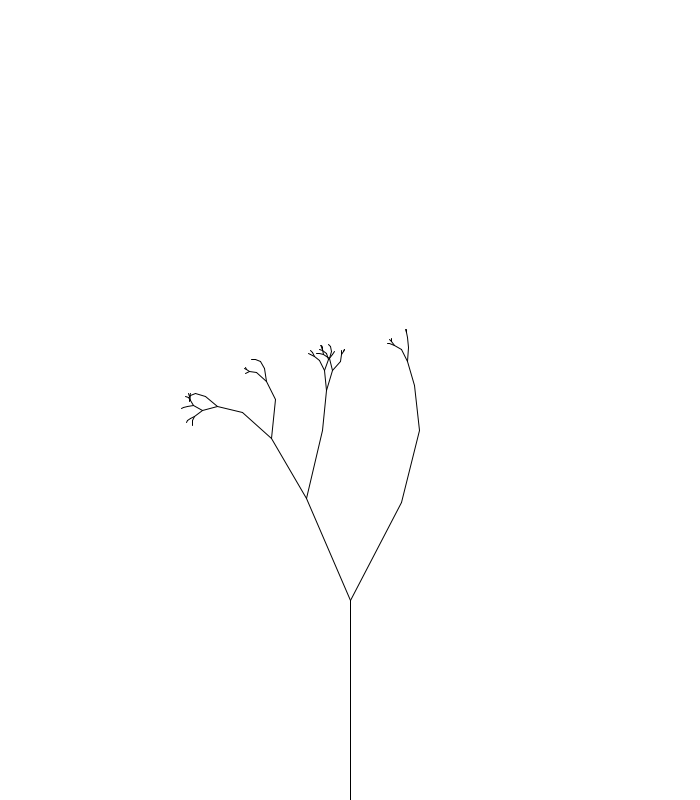
Frame 1 (no input)
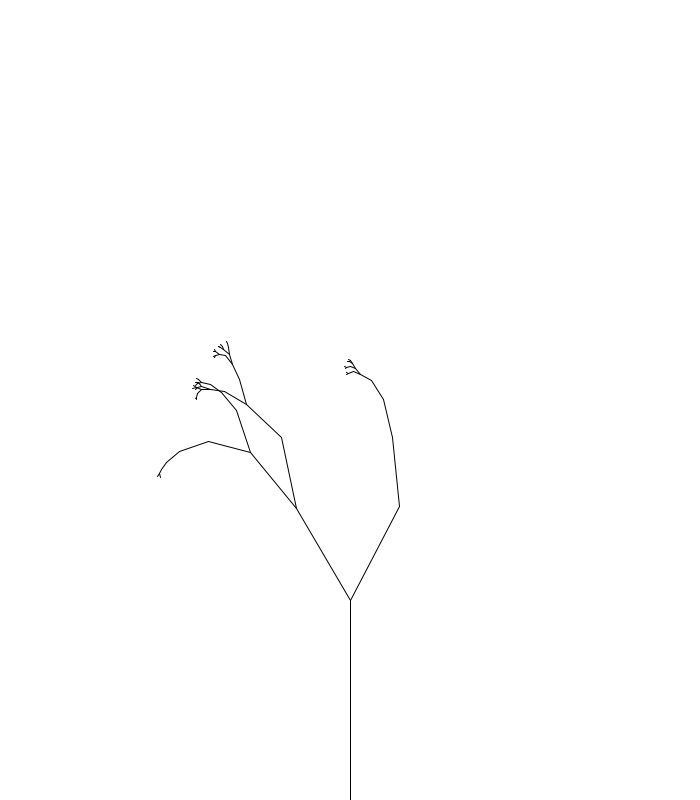
Frame 2 (the mouse pressed at the canvas centre, redrawn once)

The Processing sketch that drew these frames (run headless with seeded random() and noise(); the mouse was pressed at the canvas centre and the sketch redrawn once):

// Processing sketch: Recursion_
// ── Recursion_.pde
float theta = 0;

void setup () {
  size(700,800);
  noLoop();
}

void draw () {
  background(255);
  theta = map (mouseX, 0, width, 0, PI/2);
  strokeWeight(1);
  translate(width/2, height);
  branch(200);
}


void branch(float len) {
  line(0,0,0,-len);
  theta = random(5,40);
  translate(0, -len);
  len *= random(0.5,0.7);
  
  if (len > 2) {
    int r = int(random(2));
    if (r == 1) {
    pushMatrix();
    rotate(radians(theta));
    branch(len);
    popMatrix();
    }
    pushMatrix();
    rotate(radians(-theta));
    branch(len);
    popMatrix();
    
  }
  

}
